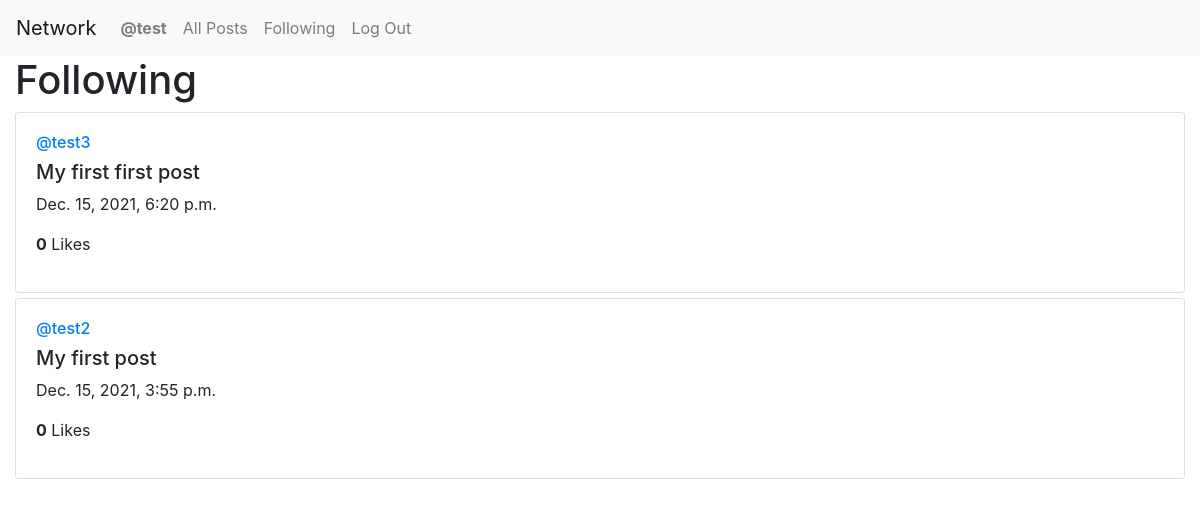
Page /following (signed in) on the earlier database version.
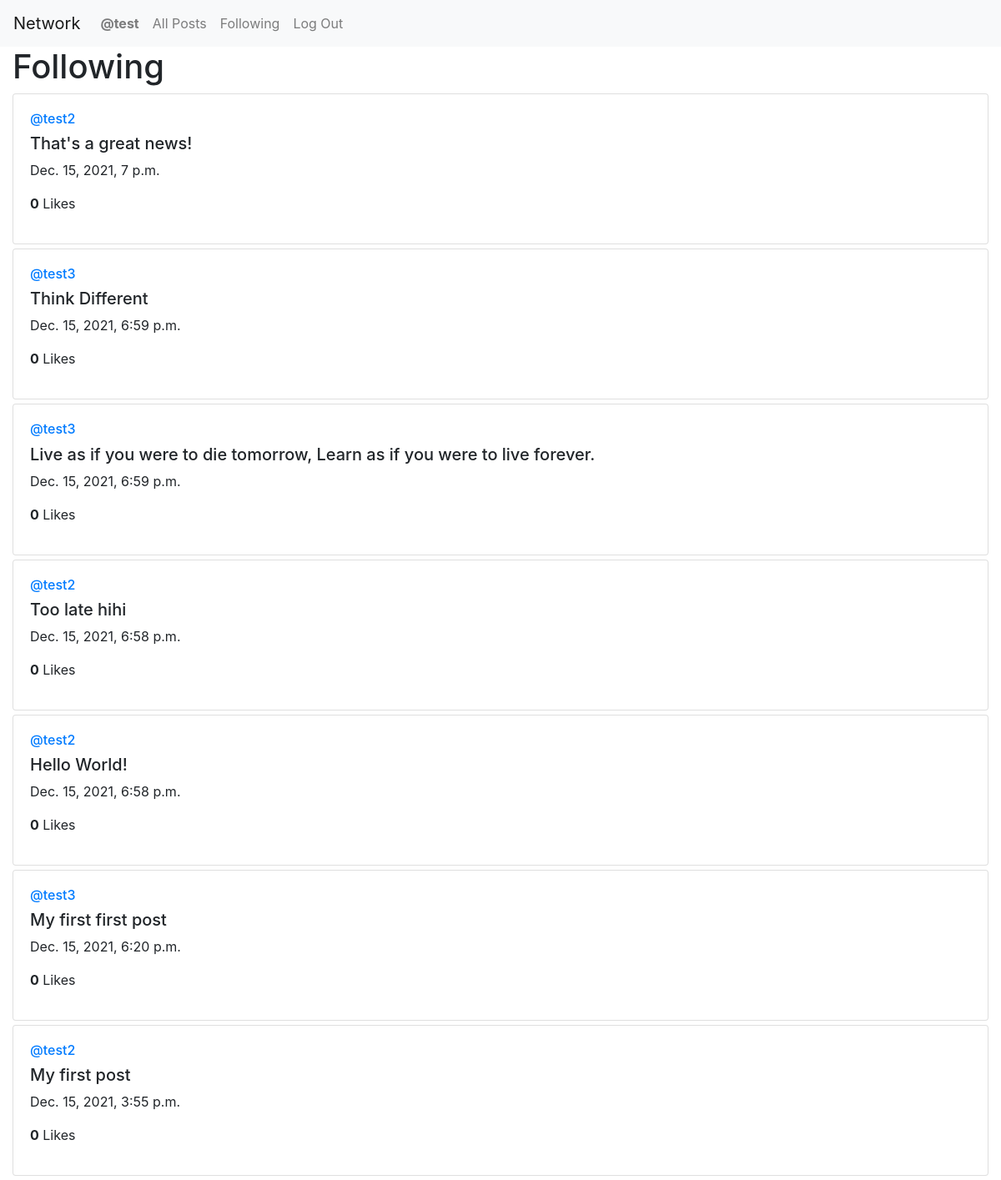
Same page on the later database version.
### network/models.py (models this page shows)
class User(AbstractUser):
    following = models.ManyToManyField("self", blank=True, symmetrical=False, related_name="followers")

class Post(models.Model):
    id = models.UUIDField(primary_key=True, default=uuid.uuid4, editable=False) # each post uniquely identified using UUID v4
    user = models.ForeignKey("User", on_delete=models.CASCADE, related_name="posts")
    text = models.TextField()
    created_at = models.DateTimeField(auto_now_add=True) # Automatically set the field to now when the post is created
    likes = models.IntegerField(default=0)

### network/views.py (the view)
# urls.py: path("following", views.following_view, name="following"),
def following_view(request):
    c_user = User.objects.get(username=request.user.username)   # connected user
    f_users =  list(c_user.following.all()) # users followed by c_user
    f_posts = Post.objects.filter(user__in=f_users) # posts of f_users
    f_posts = f_posts.order_by('-created_at')
    page_index = request.GET.get('page', 1) # Get the page index from the URL
    p = Paginator(f_posts, 10)
    try:
        c_page = p.page(page_index)
    except PageNotAnInteger:    # Get to the first page
        c_page = p.page(1)
    except EmptyPage:   # Get to the last existing page
        c_page = p.page(p.num_pages)
    return render(request, "network/following.html", {
        "c_page": c_page
    })

### network/templates/network/following.html (shortened to what this page needs)
{% extends "network/layout.html" %}
{% block body %}
    <h1>Following</h1>
    {% for post in c_page.object_list %}
    <div class="card" style="margin: 5px 0;">
        <div class="card-body">
            <a href="{% url 'profile' username=post.user.username %}"><h6>@{{ post.user }}</h6></a>
            <h5>{{ post.text }}</h5>
            <p>{{ post.created_at }}</p>
            <p><b>{{ post.likes }}</b> Likes</p>
        </div>
    </div>
    {% endfor %}
{% endblock %}

### network/templates/network/layout.html (shortened to what this page needs)
{% load static %}
<!DOCTYPE html>
<html lang="en">
    <head>
        <link rel="stylesheet" href="https://stackpath.bootstrapcdn.com/bootstrap/4.4.1/css/bootstrap.min.css">
        <link href="{% static 'network/styles.css' %}" rel="stylesheet">
    </head>
    <body>
        <nav class="navbar navbar-expand-lg navbar-light bg-light">
            <a class="navbar-brand" href="#">Network</a>
            <div>
              <ul class="navbar-nav mr-auto">
                {% if user.is_authenticated %}
                    <li class="nav-item">
                        <a class="nav-link" href="{% url 'profile' username=user.username %}"><strong>@{{ user.username }}</strong></a>
                    </li>
                {% endif %}
                <li class="nav-item">
                  <a class="nav-link" href="{% url 'index' %}">All Posts</a>
                </li>
                {% if user.is_authenticated %}
                    <li class="nav-item">
                        <a class="nav-link" href="{% url 'following' %}">Following</a>
                    </li>
                    <li class="nav-item">
                        <a class="nav-link" href="{% url 'logout' %}">Log Out</a>
                    </li>
                {% endif %}
              </ul>
            </div>
          </nav>
        <div class="container-fluid">
            {% block body %}
            {% endblock %}
        </div>
    </body>
</html>

Differences in the rows shown:
added Post: user "test2", text "That's a great news!", created_at "Dec. 15, 2021, 7 p.m.", likes "0"
added Post: user "test3", text "Think Different", created_at "Dec. 15, 2021, 6:59 p.m.", likes "0"
added Post: user "test3", text "Live as if you were to die tomorrow, Learn as if you were to live forever.", created_at "Dec. 15, 2021, 6:59 p.m.", likes "0"
added Post: user "test2", text "Too late hihi", created_at "Dec. 15, 2021, 6:58 p.m.", likes "0"
added Post: user "test2", text "Hello World!", created_at "Dec. 15, 2021, 6:58 p.m.", likes "0"
